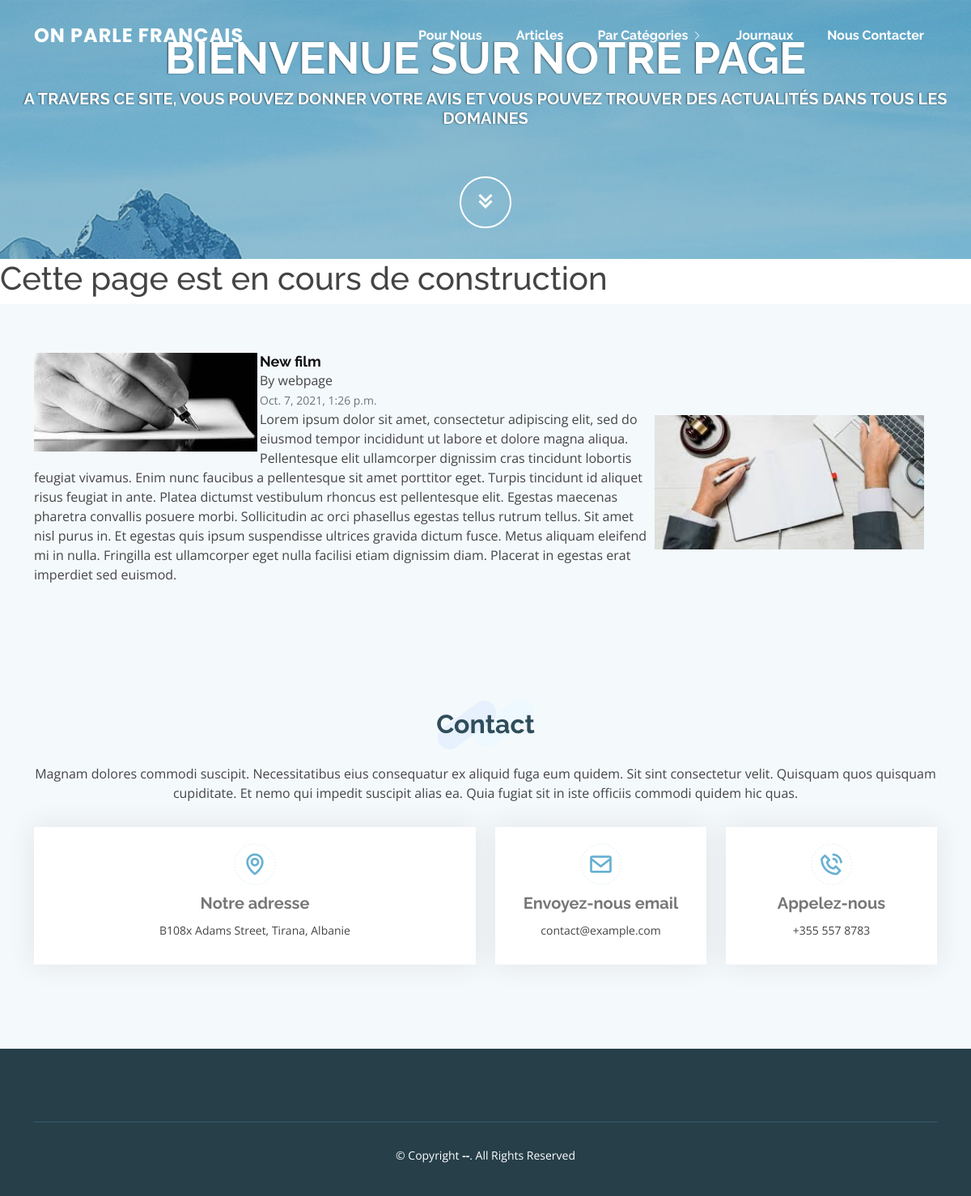
/single_article/New-film, run on the app's committed database.
### articles/models.py (models this page shows, shortened)
class Article(models.Model):
    HEALTH = 'HL'
    ACTUALITY = 'ACT'
    SPORT = 'SP'
    POLITICS = 'POL'
    BUSINESS = 'BNS'
    ENTERTAINMENT = 'ENTM'
    HISTORY = 'HS'
    LITERATURE = 'LTR'
    CATEGORY_ARTICLE_CHOICES = [
        (HEALTH, 'Health'),
        (ACTUALITY, 'Actuality'),
        (SPORT, 'Sport'),
        (POLITICS, 'Politics'),
        (ENTERTAINMENT, 'Entertainment'),
        (HISTORY, 'History'),
        (LITERATURE, 'Literature'),
    ]
    category = models.CharField(
        max_length=4,
        choices=CATEGORY_ARTICLE_CHOICES,
        default=ACTUALITY,
    )
    title = models.CharField(max_length=1024)
    authors = models.CharField(max_length=1024)
    content = models.TextField()
    authors_image = models.ImageField(upload_to='images/', max_length=100, null=True, blank=True)
    content_image = models.ImageField(upload_to='images/', max_length=100, null=True, blank=True)
    created_at = models.DateTimeField(auto_now_add=True)
    slug = models.SlugField(max_length=1024, null=True, blank=True)
    class Meta:
        ordering = ('created_at',)
    @property
    def authors_image_url(self):
        if self.authors_image and hasattr(self.authors_image, 'url'):
            return self.authors_image.url
        else:
            return "/static/img/authors_default_image.jpg"
    @property
    def content_image_url(self):
        if self.content_image and hasattr(self.content_image, 'url'):
            return self.content_image.url
        else:
            return "/static/img/content_default_image.jpg"

### articles/views.py (the view)
# urls.py: path('single_article/<slug:slug>', views.ArticleDetailView.as_view(), name='single_article'),
class ArticleDetailView(DetailView):
    template_name = "articles/single_article.html"
    queryset = Article.objects.all()
    context_object_name = "item"

### articles/templates/articles/single_article.html
{% extends 'articles/base.html' %} {% load static %} {% block content %}
<section id="testimonials" class="testimonials section-bg">
  <div class="container">
    <div class="row">
      <div class="col-lg-12" data-aos="fade-up" data-aos-delay="100">
        <div class="testimonial-item">
          <img
            src="{{ item.authors_image_url }}"
            class="testimonial-img"
            alt=""
          />
          <img
            src="{{ item.content_image_url }}"
            class="testimonial-content-img"
            alt="content-img"
          />
          <h3>{{ item.title }}</h3>
          {{ item.authors }}
          <br />
          <small class="text-muted">{{item.created_at}}</small>
          <br />
          {{ item.content }}
        </div>
      </div>
    </div>
  </div>
</section>
{% endblock content %}

### static/css/style.css (style rules this page uses)
body { font-family: "Open Sans", sans-serif; color: #444444; }
h1, h2, h3, h4, h5, h6 { font-family: "Raleway", sans-serif; }
section { padding: 60px 0; overflow: hidden; }
.section-bg { background-color: #f4f9fc; }
.testimonials .testimonial-item { box-sizing: content-box; text-align:left; min-height: 320px; }
.testimonials .testimonial-item .testimonial-img { width: 25%; border-radius: 0; float: left; margin: 15px, 5px 0px, 0px; padding-right: 3px; }
.testimonials .testimonial-item .testimonial-content-img { width: 30%; border-radius: 0; float: right; margin: 75px 15px 0px 0px; padding: 2px 1px 0px 1px ; }
.testimonials .testimonial-item h3 { font-size: 18px; font-weight: bold; margin: 0 0 0; color: #111; }

### data on the page
Article: title "New film", authors "By webpage", created_at "Oct. 7, 2021, 1:26 p.m.", content "Lorem ipsum dolor sit amet, consectetur adipiscing elit, sed do eiusmod tempor incididunt ut labore et dolore magna aliqua. Pellentesque elit ullamcorper dignissim cras tincidunt lobortis feugiat vivamus. Enim nunc faucibus a pellentesque sit amet porttitor eget. Turpis tincidunt id aliquet risus feugiat in ante. Platea dictumst vestibulum rhoncus est pellentesque elit. Egestas maecenas pharetra convallis posuere morbi. Sollicitudin ac orci phasellus egestas tellus rutrum tellus. Sit amet nisl purus in. Et egestas quis ipsum suspendisse ultrices gravida dictum fusce. Metus aliquam eleifend mi in nulla. Fringilla est ullamcorper eget nulla facilisi etiam dignissim diam. Placerat in egestas…"
